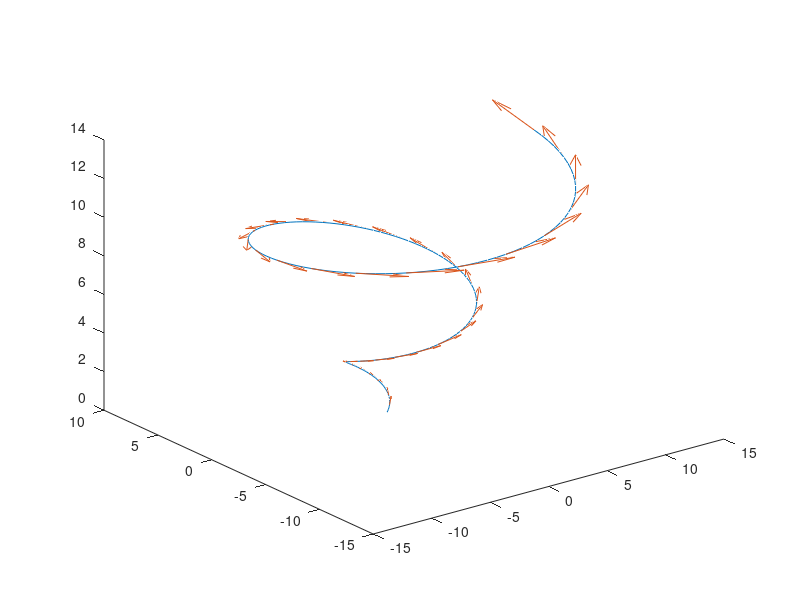

MATLAB code for this plot:
clc
clear all
close all


zz = 0:pi/50:4*pi;
yy = zz.*sin(zz);
xx = zz.*cos(zz);


px = [0,diff(xx)];
py = [0,diff(yy)];
pz = [0,diff(zz)];

plot3(xx,yy,zz)
hold all

quiver3(xx(1:5:end),...
        yy(1:5:end),...
        zz(1:5:end),...
        px(1:5:end),...
        py(1:5:end),...
        pz(1:5:end));
hold off
    
    
